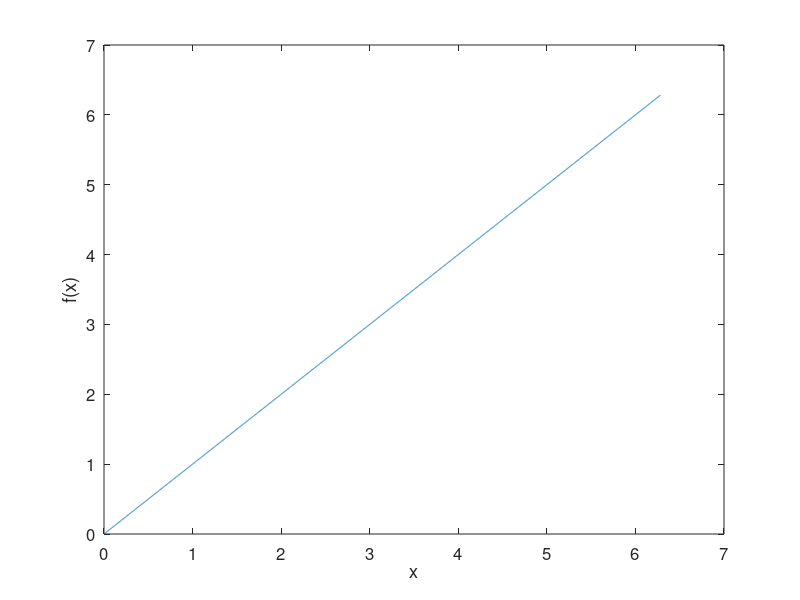
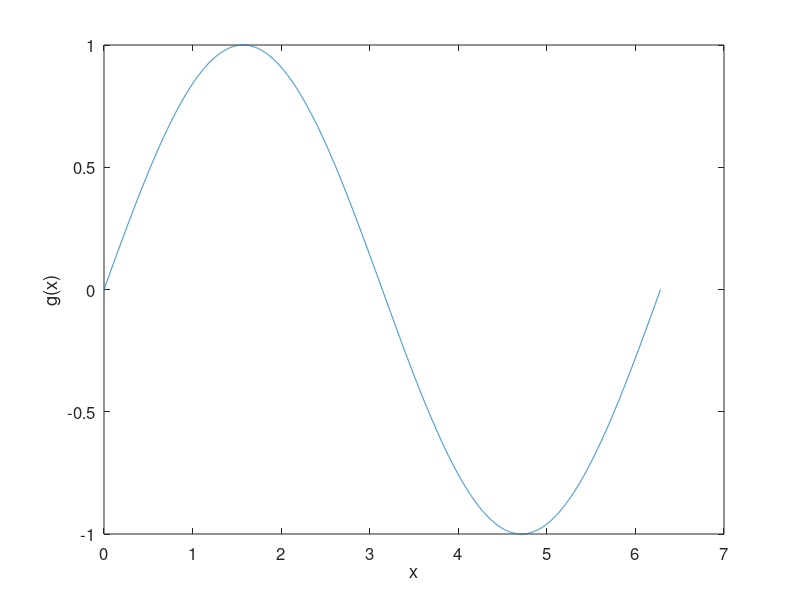
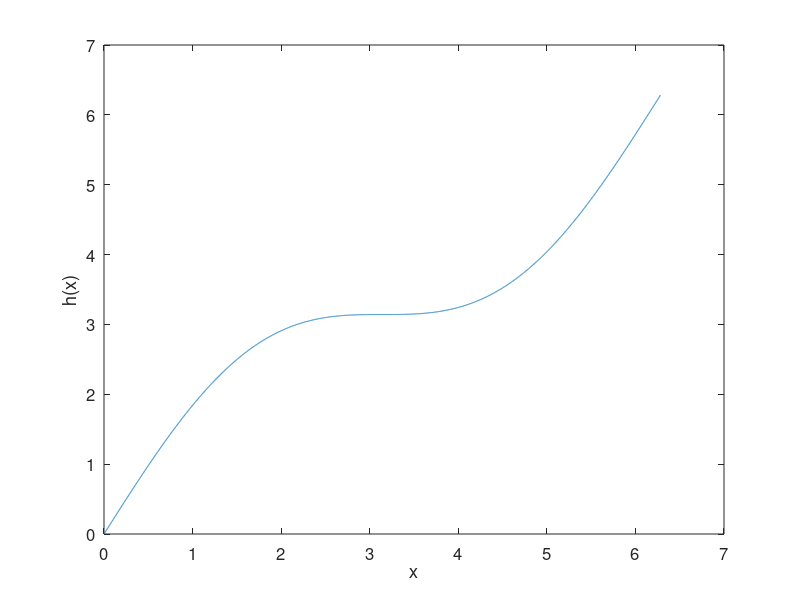
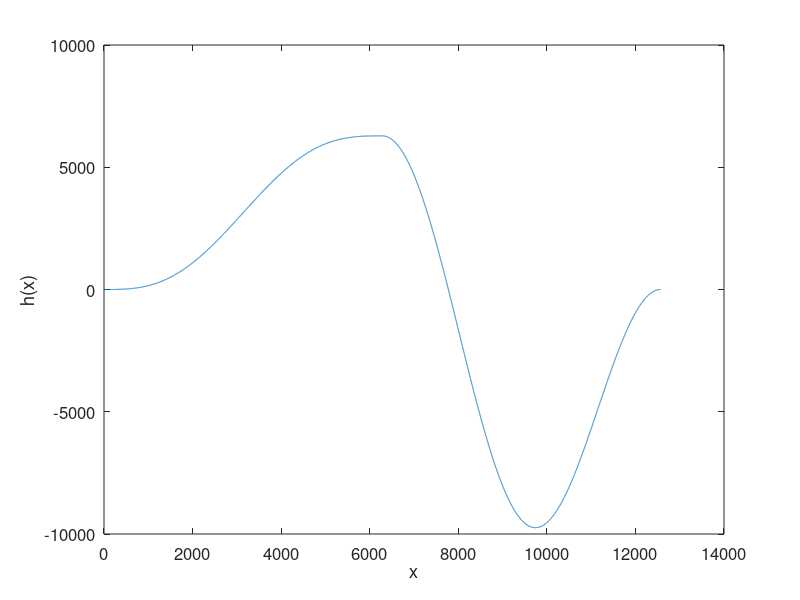

Write MATLAB code to recreate these figures, in order.
close all
clear all

x=0:0.001:2*pi;
f=x;
g=sin(x);
h=f+g;

fig1 = figure;
plot(x,f);
xlabel('x');
ylabel('f(x)');
set(findall(fig1,'type','text'),'fontSize',18)
set(gca,'FontSize',12)

fig1 = figure;
plot(x,g);
xlabel('x');
ylabel('g(x)');
set(findall(fig1,'type','text'),'fontSize',18)
set(gca,'FontSize',12)

fig1 = figure;
plot(x,g+f);
xlabel('x');
ylabel('h(x)');
set(findall(fig1,'type','text'),'fontSize',18)
set(gca,'FontSize',12)


fig1 = figure;
co = conv(f,g);
plot(co);
xlabel('x');
ylabel('h(x)');
set(findall(fig1,'type','text'),'fontSize',18)
set(gca,'FontSize',12)

%%
close all
clear all

Fs = 1000;                    % Sampling frequency
T = 1/Fs;                     % Sample time
L = 1000;                     % Length of signal
t = (0:L-1)*T;                % Time vector
% Sum of a 50 Hz sinusoid and a 120 Hz sinusoid
x = 0.7*sin(2*pi*50*t) + sin(2*pi*120*t); 
y = x + 0.5*randn(size(t));     % Sinusoids plus noise
fig1=figure;
plot(Fs*t(1:50),y(1:50))
axis([-0 50 -2.5 2.5]);
 set(gca,'FontSize',12)

% Construct blurring window.
windowWidth = int16(5);
halfWidth = windowWidth / 2;
gaussFilter = gausswin(7);
gaussFilter = gaussFilter / sum(gaussFilter); % Normalize.

yS = conv(y, gaussFilter)

fig1=figure;
plot(Fs*t(1:50),yS(1:50))
axis([-0 50 -2.5 2.5]);
 set(gca,'FontSize',12)

fig1=figure;
gaussFilterNice = gausswin(25);
gaussFilterNice = gaussFilterNice / sum(gaussFilterNice); % Normalize.
plot(gaussFilterNice)
 set(gca,'FontSize',12)


%% correlation
close all
clear all
clc

x=0:1:200;
y1=1.5*gaussmf(x,[5 120]);
y2=2.5*gaussmf(x,[7 30]);
y=y1+y2;
plot(x,y);axis([0 200 0 4]);
xlabel('gaussmf')
set(gca,'FontSize',12)

y3=3.8*gaussmf(x,[8 170]);
fig1 = figure;
plot(x,y3);axis([0 200 0 4]);
xlabel('gaussmf')
set(gca,'FontSize',12)


X1=xcorr(y,y3,'coeff');
[m,d]=max(X1);
display(max(X1));
delay=d-max(length(y),length(y3));
display(delay);
figure,plot(y);
hold,plot([delay+1:length(y3)+delay],y3,'r');axis([0 200 0 4]);
set(gca,'FontSize',12)